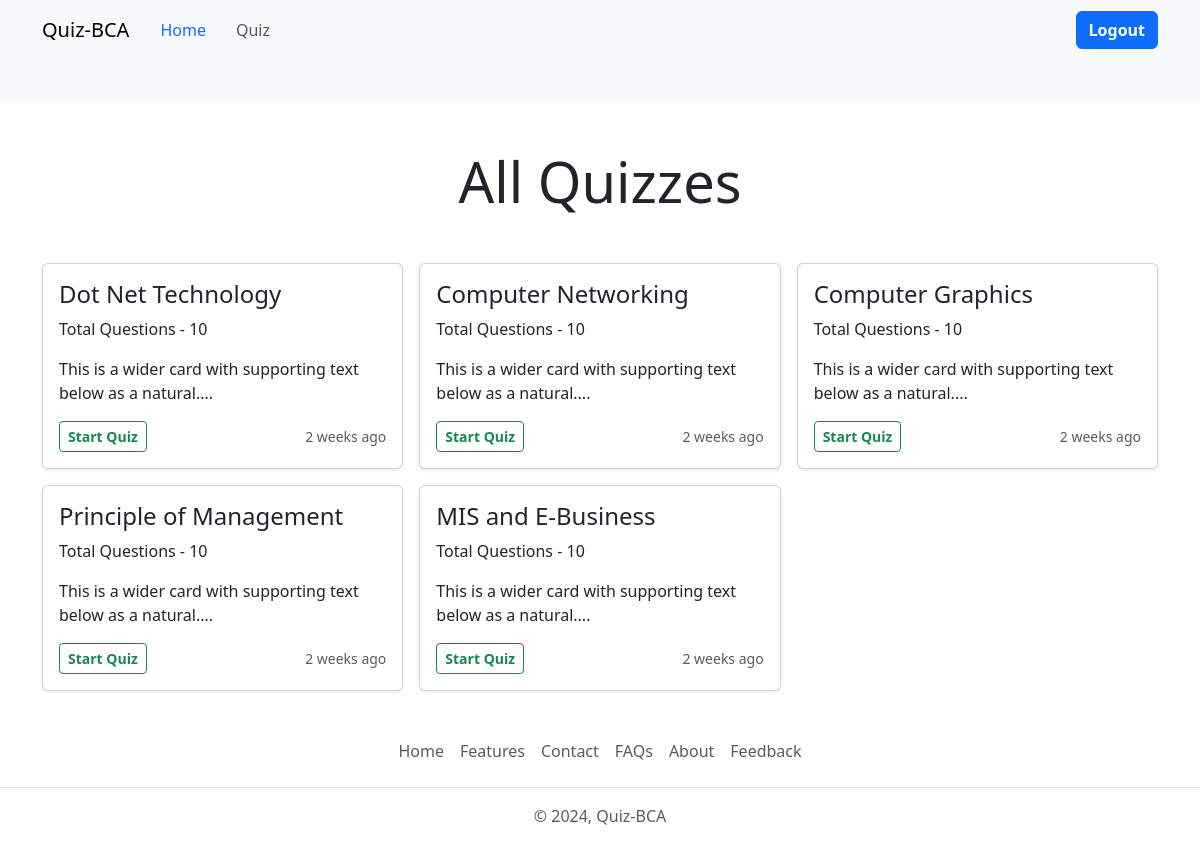
/dashboard, run on the app's committed database.
### catalogue/models.py (models this page shows, shortened)
class Category(models.Model):
    category = models.CharField(max_length = 100)

### catalogue/views.py (the view)
def dashboard(request):
    if request.method == 'GET':
        categories = Category.objects.all()
        return render(request, 'dashboard.html', {'categories': categories})

### template/dashboard.html (shortened to what this page needs)
{% extends 'base1.html'%}
{% block content%}
<h1 class="display-4 text-center my-5">All Quizzes</h1>
<div class="container">
    <div class="row row-cols-1 row-cols-sm-1 row-cols-md-2 row-cols-lg-3 g-3">
        {%for i in categories%}
        <div class="col">
            <div class="card shadow-sm">
                <div class="card-body">
                    <h4>{{i.category}}</h4>
                    <p class="card-text">Total Questions - 10</p>
                    <p class="card-text">This is a wider card with supporting text below as a natural....</p>
                    <div class="d-flex justify-content-between align-items-center">
                        <div class="btn-group">
                            <a href="{% url 'catalogue:quiz' i.id%}" type="button" class="btn btn-sm btn-outline-success">Start
                                Quiz</a>
                        </div>
                        <small class="text-body-secondary">2 weeks ago</small>
                    </div>
                </div>
            </div>
        </div>
        {%endfor%}
    </div>
</div>
{% endblock %}

### quiz/static/css/style.css (style rules this page uses)
.btn { font-weight: 600; transition: .5s; }

### data on the page
Category: category "Dot Net Technology"
Category: category "Computer Networking"
Category: category "Computer Graphics"
Category: category "Principle of Management"
Category: category "MIS and E-Business"
